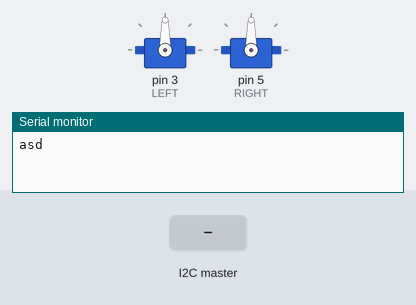
The sketch below on a simulated Arduino Uno, built with avr-gcc and run on an emulated ATmega328P. Shown: 2 × servo, the last lines printed to the serial monitor. The test bench sets the inputs (shaded band).

Above: at 1.2 s.
1.3 s: the I2C master sends "l"
At 2.0 s:
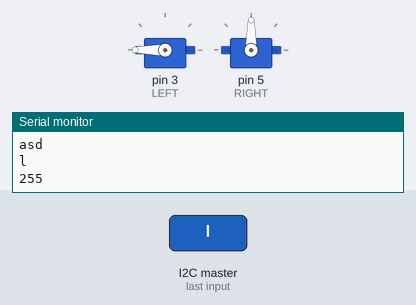
2.8 s: the I2C master sends "r"
At 3.2 s:
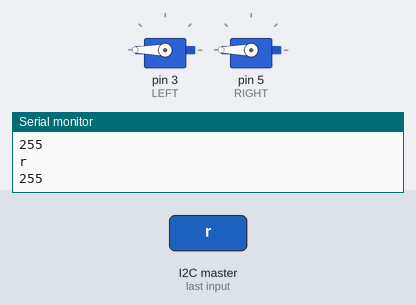
Timing chart, 0 to 5.8 s (numbered marks = the images above; inputs shaded):
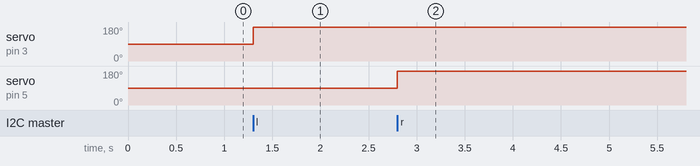

The sketch:

serial_servo.ino
```cpp
#include <Servo.h>
#include <Wire.h>

#define LEFT 3
#define RIGHT 5
#define I2C_ADDR 0x73

Servo left;
Servo right;

volatile int lPos;
volatile int rPos;

void setup() {
  pinMode(LEFT, OUTPUT);
  pinMode(RIGHT, OUTPUT);
  left.attach(LEFT);
  right.attach(RIGHT);

  lPos = 90;
  rPos = 90;

  Wire.begin(I2C_ADDR);
  Wire.onReceive(recieveEvent);

  Serial.begin(115200);
  Serial.println("asd");
}

void loop() {
  left.write(lPos);
  right.write(rPos);
}

void recieveEvent(int bytes) {
  char first = Wire.read();
  uint8_t pos = Wire.read();
  clearBuff();
  Serial.println(first);
  Serial.println(pos);
  switch (first) {
    case 'l':
      lPos = pos;
      break;
    case 'r':
      rPos = pos;
      break;
  }
}

void clearBuff() {
  while (Wire.available() > 0) {
    Wire.read();
  }
}
```

Measured:
- after the input at 1.3 s, servo on pin 3 (LEFT): 90° → 180° at once
- after the input at 2.8 s, servo on pin 5 (RIGHT): 90° → 180° at once
